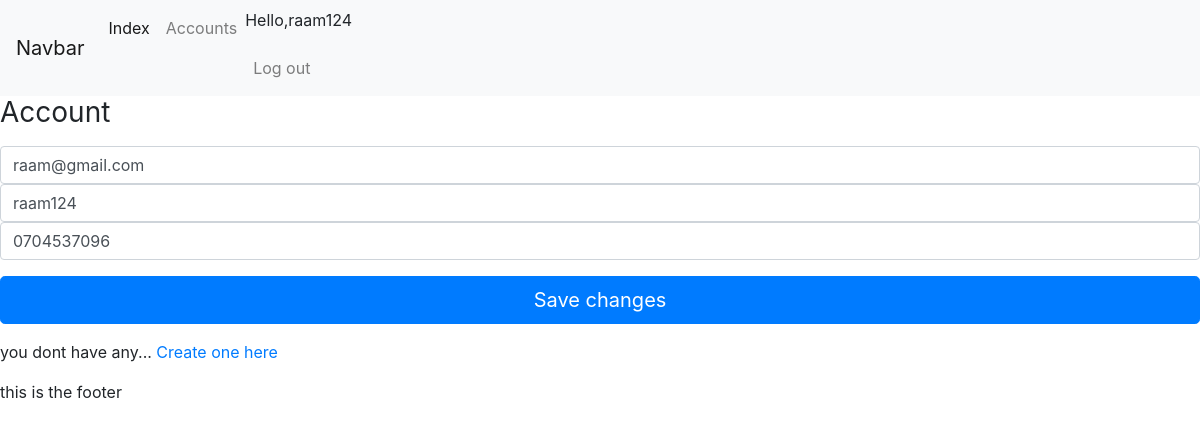
The page /account/account (signed in) on the database as committed earlier.
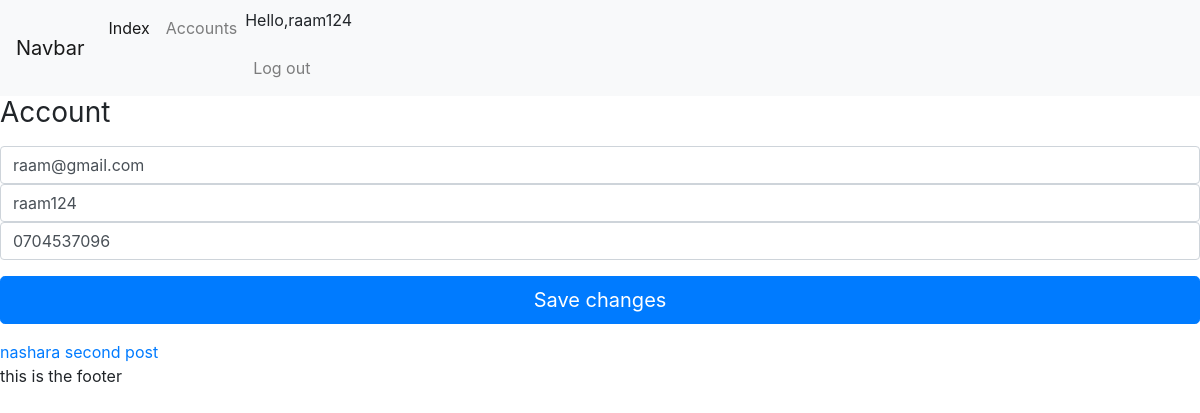
The same page on the database as committed later.
### account/models.py (models this page shows, shortened)
class User(AbstractUser):
    email           = models.CharField(verbose_name='email',max_length=50,unique=True)
    username        = models.CharField(max_length=100,null=True)
    cnumber         = models.CharField(max_length=20)
    date_joined     = models.DateTimeField(verbose_name='date joined',auto_now_add=True)
    last_login      = models.DateTimeField(verbose_name='last login',auto_now= True)
    is_admin        = models.BooleanField(default=False)
    is_superuser    = models.BooleanField(default=False)
    is_staff        = models.BooleanField(default=False)
    is_active       = models.BooleanField(default=True)
    objects = UserManager()
    USERNAME_FIELD = 'email'
    REQUIRED_FIELDS = ['username','cnumber']

### advertisement/models.py (models this page shows)
class ADPost(models.Model):
	title 					= models.CharField(max_length=50, null=False, blank=False)
	description 			= models.TextField(max_length=5000, null=False, blank=False )
	image		 			= models.ImageField(upload_to=upload_location, null=True, blank=False)
	date_published 			= models.DateTimeField(auto_now_add=True, verbose_name="date published")
	date_updated 			= models.DateTimeField(auto_now=True, verbose_name="date updated")
	author 					= models.ForeignKey(settings.AUTH_USER_MODEL, on_delete=models.CASCADE)
	slug 					= models.SlugField(blank=True, unique=True)
	def __str__(self):
		return f"{self.title}"

### account/views.py (the view)
# urls.py: path('account',views.account_view, name = "account"),
def account_view(request):
	if not request.user.is_authenticated:
			return redirect("login")
	context = {}
	if request.POST:
		form = AccountUpdateForm(request.POST, instance=request.user)
		if form.is_valid():
			form.initial = {
					"email": request.POST['email'],
					"username": request.POST['username'],
					"cnumber":  request.POST['cnumber'],
			}
			form.save()
			context['success_message'] = "Updated"
	else:
		form = AccountUpdateForm(
			initial={
					"email": request.user.email,
					"username": request.user.username,
					"cnumber" : request.user.cnumber,
				}
			)
	context['account_form'] = form
	ads = ADPost.objects.filter(author=request.user)
	context["ads"] = ads
	return render(request, "account/account.html", context)

### account/forms.py (shortened to what this page needs)
class AccountUpdateForm(forms.ModelForm):
	class Meta:
		model = User
		fields = ('email', 'username','cnumber' )
	def cnumber(self):
		account = User.objects.exclude(pk=self.instance.pk).get(cnumber=cnumber)

### account/templates/account/account.html (shortened to what this page needs)
 {% extends 'personal/base.html' %}
{% block content %}
<form class="form-signin" method="post">{% csrf_token %}
  <h1 class="h3 mb-3 font-weight-normal">Account</h1>
  <input type="email" name="email" id="inputEmail" class="form-control" placeholder="Email address" required autofocus value={{account_form.initial.email}}>
  <input type="text" name="username" id="inputUsername" class="form-control" placeholder="Username" required
  value="{{account_form.initial.username}}">
  <input type="text" name="cnumber" id="inputcnumber" class="form-control" placeholder="Contact Number" required
  value="{{account_form.initial.cnumber}}">
  <button class="btn btn-lg btn-primary btn-block" type="submit">Save changes</button>
</form>
  {% if ads %}
{% for ad in ads %}
    <a href="{% url 'ad_detail' ad.slug %}">{{ad}}</a>
{% endfor %}
 {% else %}
 <p>you dont have any...  <a href="{% url 'create_ad' %}">Create one here</a></p>
{% endif %}
{% endblock content %}

### personal/templates/personal/base.html (shortened to what this page needs)
{% load static %}
<html>
    <head>
        <link rel="stylesheet" href="https://maxcdn.bootstrapcdn.com/bootstrap/4.0.0/css/bootstrap.min.css">
    </head>
    <body>
<nav class="navbar navbar-expand-lg navbar-light bg-light">
  <a class="navbar-brand" href="#">Navbar</a>
  <div class="collapse navbar-collapse" id="navbarNav">
    {% if request.user.is_authenticated %}
    <ul class="navbar-nav   ">
      <li class="nav-item active">
        <a class="nav-link" href="{% url 'index' %}">Index <span class="sr-only">(current)</span></a>
      </li>
      <li class="nav-item">
        <a class="nav-link" href="{% url 'account' %}">Accounts</a>
      </li>
      <li class="nav-item">
        <p>Hello,{{request.user.username}}</p>
        <a class="nav-link" href="{% url 'logout' %}">Log out</a>
      </li>
    {% endif %}
  </div>
</nav>
    {% block content %}
    {% endblock content %}
    </body>
    <footer>
        this is the footer
    </footer>
</html>

Rows that differ between the two databases and show on the page:
added ADPost: title "nashara second post"
Other text that changed with them:
text no longer shown: "you dont have any... Create one here"
